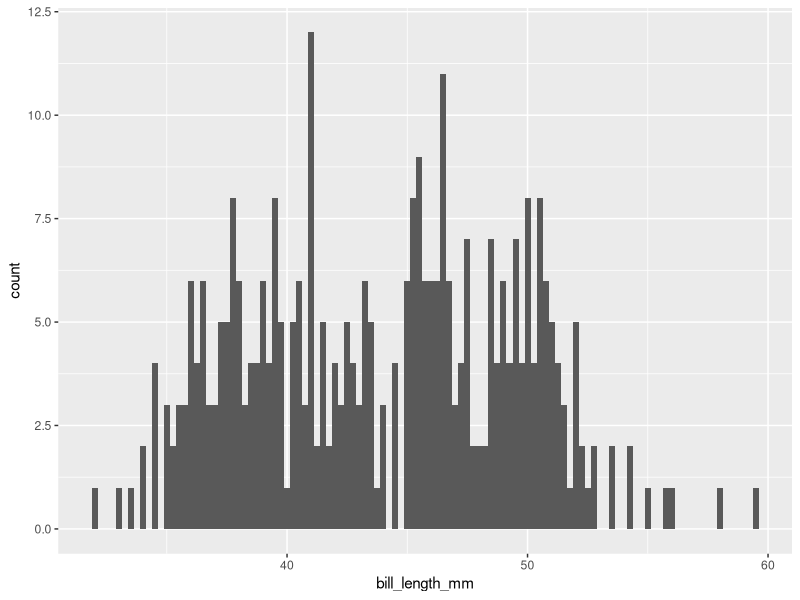
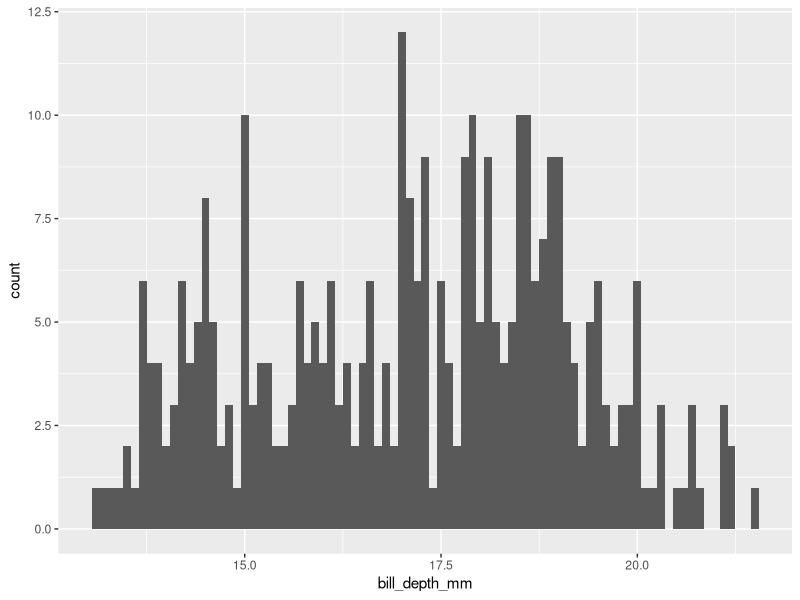
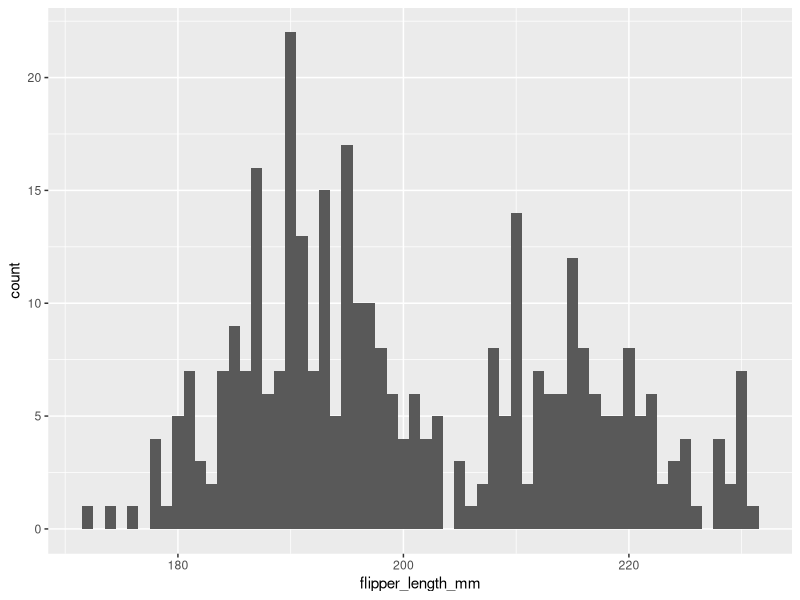
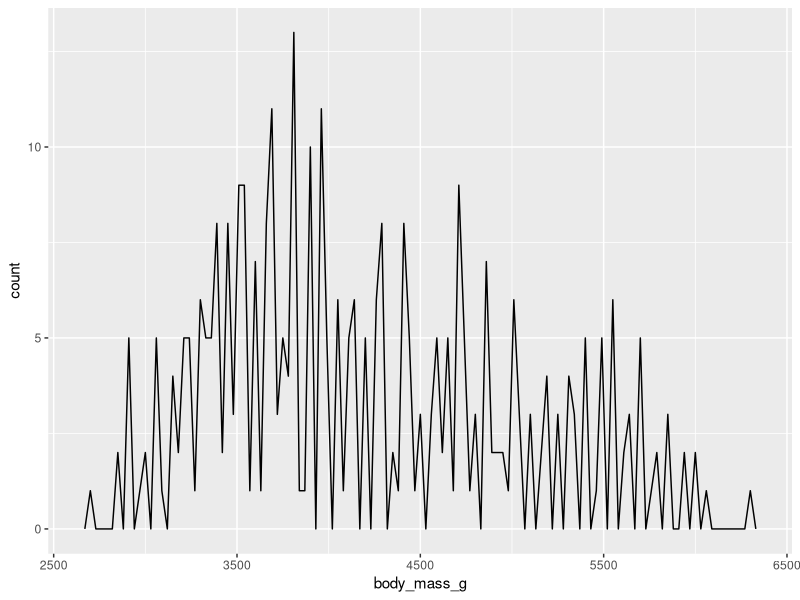
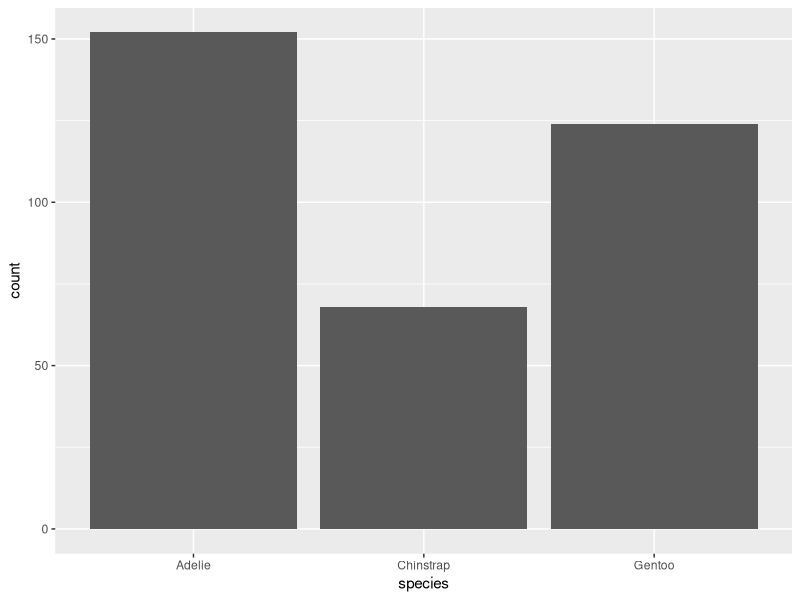
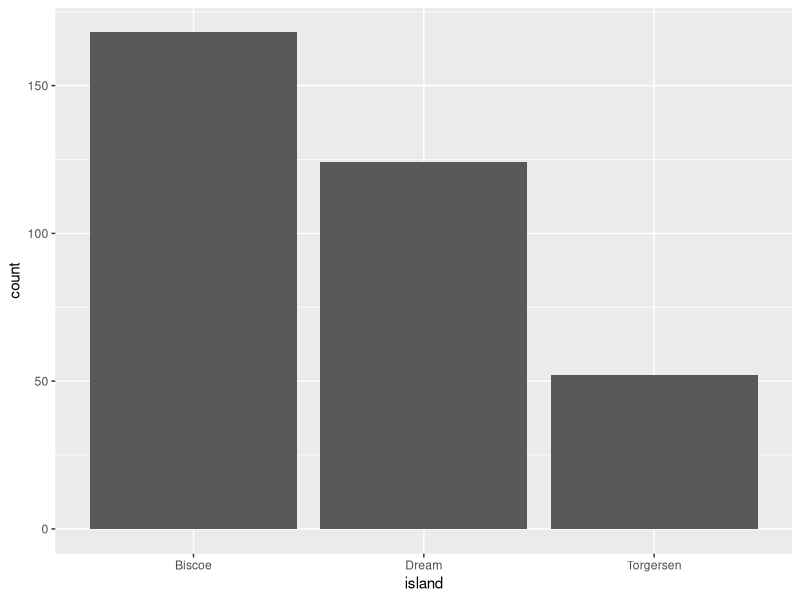
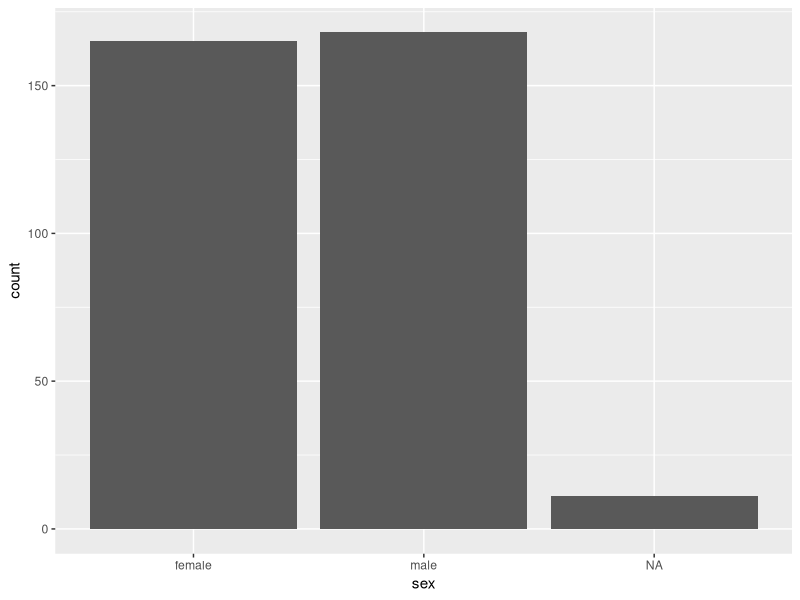
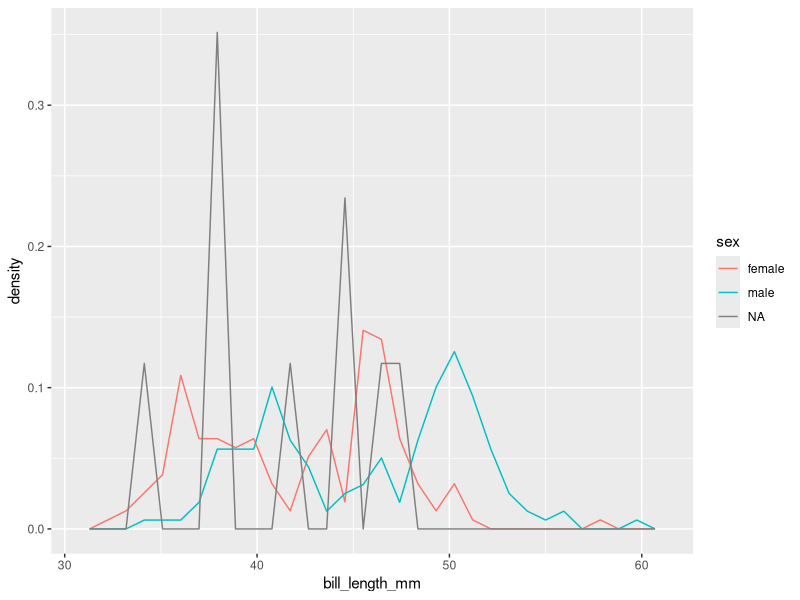

The R source for these figures, in order:
## ---- chunk 1
knitr::opts_chunk$set(echo = TRUE, warning = FALSE, message = FALSE)
## ---- chunk 2
require(tidyverse)
require(palmerpenguins)
## ---- chunk 3
str(penguins)
## ---- chunk 4
ggplot(penguins) + 
  geom_histogram(aes(x = bill_length_mm), binwidth = 0.25)
## ---- chunk 5
ggplot(penguins) + 
  geom_histogram(aes(x = bill_depth_mm), binwidth = 0.1)
## ---- chunk 6
ggplot(penguins) + 
  geom_histogram(aes(x = flipper_length_mm), binwidth = 1)
## ---- chunk 7
ggplot(penguins) + 
  geom_freqpoly(aes(x = body_mass_g), binwidth = 30)
## ---- chunk 8
ggplot(penguins) + 
  geom_bar(aes(x = species))
## ---- chunk 9
ggplot(penguins) + 
  geom_bar(aes(x = island))
## ---- chunk 10
ggplot(penguins) + 
  geom_bar(aes(x = sex))
## ---- chunk 11
ggplot(penguins) + 
  geom_freqpoly(aes(x = bill_length_mm, y = ..density.., color = sex))
## ---- chunk 12
ggplot(penguins) + 
  geom_freqpoly(aes(x = flipper_length_mm, y = ..density.., color = sex))
## ---- chunk 13
penguins %>% 
  filter(!is.na(sex)) %>% 
  ggplot() + 
  geom_freqpoly(aes(x = bill_length_mm, y = ..density.., color = sex))
## ---- chunk 14
penguins %>% 
  filter(!is.na(sex)) %>% 
  ggplot() + 
  geom_freqpoly(aes(x = flipper_length_mm, y = ..density.., color = sex))
## ---- chunk 15
ggplot(penguins) + 
  geom_freqpoly(aes(x = bill_length_mm, y = ..density.., color = species))
## ---- chunk 16
ggplot(penguins) + 
  geom_freqpoly(aes(x = flipper_length_mm, y = ..density.., color = species))
## ---- chunk 17
penguins %>% 
  filter(!is.na(sex)) %>% 
  ggplot() + 
  geom_freqpoly(aes(x = bill_length_mm, y = ..density.., color = species)) + 
  facet_wrap(~sex)
## ---- chunk 18
penguins %>% 
  filter(!is.na(sex)) %>% 
  ggplot() + 
  geom_freqpoly(aes(x = flipper_length_mm, y = ..density.., color = species)) + 
  facet_wrap(~sex)
## ---- chunk 19
penguins %>% 
  count(species, island) %>% 
  ggplot() + 
  geom_tile(aes(x = species, y = island, fill = n))
## ---- chunk 20
penguins %>% 
  count(species, island)
## ---- chunk 21
ggplot(penguins, aes(x = bill_depth_mm, y = bill_length_mm)) + 
  geom_point() + 
  geom_smooth(method = "lm")
## ---- chunk 22
ggplot(penguins, aes(x = bill_depth_mm, y = bill_length_mm, color = species, fill = species)) + 
  geom_point() + 
  geom_smooth(method = "lm")
